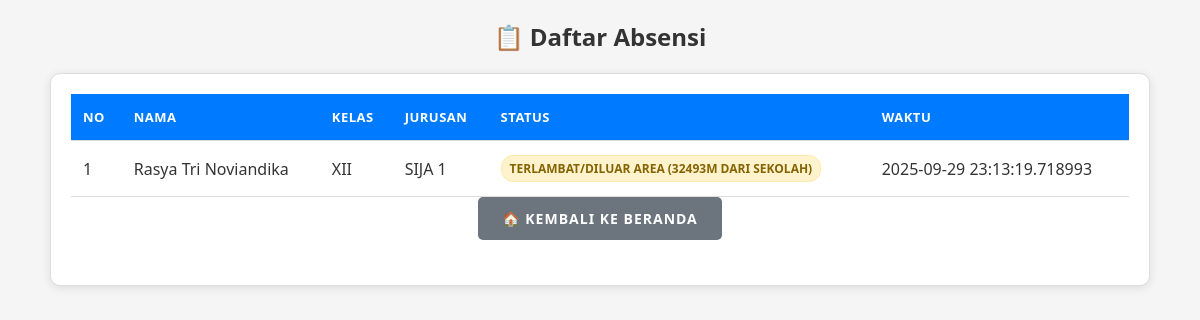
Before: /absensi with the older database file.
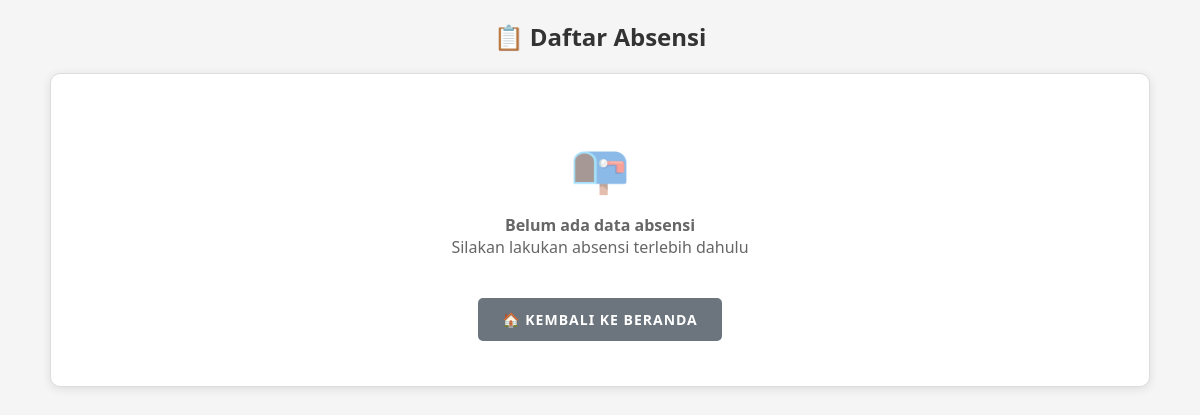
After: the same page with the newer database file.
### tables this page shows
CREATE TABLE absensi (
            id INTEGER PRIMARY KEY AUTOINCREMENT,
            siswa_id INTEGER,
            nama TEXT NOT NULL,
            kelas TEXT NOT NULL,
            jurusan TEXT NOT NULL,
            latitude REAL,
            longitude REAL,
            status TEXT NOT NULL,
            waktu TIMESTAMP DEFAULT CURRENT_TIMESTAMP
        );

### app.py (the view)
@app.route("/absensi")
def absensi_user():
    conn = sqlite3.connect(DB_NAME)
    cur = conn.cursor()
    cur.execute("SELECT nama, kelas, jurusan, status, waktu FROM absensi ORDER BY waktu DESC")
    absensi = cur.fetchall()
    conn.close()
    return render_template("user/absensi.html", absensi=absensi)

### templates/user/absensi.html (shortened to what this page needs)
<!DOCTYPE html>
<html lang="id">
<head>
</head>
<body>
<div class="container">
    <h2>📋 Daftar Absensi</h2>
    <div class="table-container">
        {% if absensi %}
        <table>
            <thead>
                <tr>
                    <th>No</th>
                    <th>Nama</th>
                    <th>Kelas</th>
                    <th>Jurusan</th>
                    <th>Status</th>
                    <th>Waktu</th>
                </tr>
            </thead>
            <tbody>
                {% for a in absensi %}
                <tr>
                    <td data-label="No">{{ loop.index }}</td>
                    <td data-label="Nama">{{ a[0] }}</td>
                    <td data-label="Kelas">{{ a[1] }}</td>
                    <td data-label="Jurusan">{{ a[2] }}</td>
                    <td data-label="Status">
                        {% if "HADIR" in a[3] %}
                            <span class="status-badge status-hadir">{{ a[3] }}</span>
                        {% elif "TERLAMBAT" in a[3] or "DILUAR AREA" in a[3] %}
                            <span class="status-badge status-terlambat">{{ a[3] }}</span>
                        {% else %}
                            <span class="status-badge status-alpha">{{ a[3] }}</span>
                        {% endif %}
                    </td>
                    <td data-label="Waktu">{{ a[4] }}</td>
                </tr>
                {% endfor %}
            </tbody>
        </table>
        {% else %}
        <div class="no-data">
            <div class="no-data-icon">📭</div>
            <p><strong>Belum ada data absensi</strong></p>
            <p>Silakan lakukan absensi terlebih dahulu</p>
        </div>
        {% endif %}
         <div class="button-group">
        <a href="{{ url_for('index') }}" class="button secondary">🏠 Kembali ke Beranda</a>
    </div>
    </div>
</div>
</body>
</html>

### templates/user/absensi.html (style rules this page uses)
* { margin: 0; padding: 0; box-sizing: border-box; font-family: 'Segoe UI', Tahoma, Geneva, Verdana, sans-serif; }
body { background: #f5f5f5; color: #333; padding: 20px; margin: 0; min-height: 100vh; }
h2 { text-align: center; margin-bottom: 20px; color: #333; font-weight: 600; }
.container { max-width: 1100px; margin: 0 auto; }
.button-group { display: flex; gap: 15px; margin-bottom: 25px; flex-wrap: wrap; justify-content: center; }
a.button { display: inline-block; padding: 12px 24px; background: #007bff; color: white; text-decoration: none; border-radius: 5px; font-weight: 600; transition: all 0.3s ease; text-transform: uppercase; letter-spacing: 1px; font-size: 14px; }
a.button.secondary { background: #6c757d; }
.table-container { background: #fff; padding: 20px; border-radius: 10px; box-shadow: 0 2px 10px rgba(0,0,0,0.1); border: 1px solid #ddd; overflow-x: auto; }
.no-data { text-align: center; padding: 40px 20px; color: #666; font-size: 16px; }
.no-data-icon { font-size: 48px; margin-bottom: 15px; opacity: 0.5; }
html { scroll-behavior: smooth; }

Changed rows visible on the page:
removed absensi: nama "Rasya Tri Noviandika", kelas "XII", jurusan "SIJA 1", status "TERLAMBAT/DILUAR AREA (32493M DARI SEKOLAH)", waktu "2025-09-29 23:13:19.718993"
Other visible differences:
text no longer shown: "NO NAMA KELAS JURUSAN STATUS WAKTU"
text now shown: "📭 Belum ada data absensi Silakan lakukan absensi terlebih dahulu"
